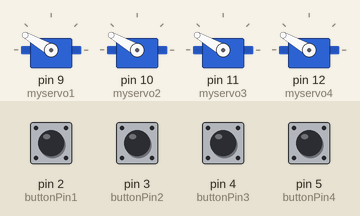
Simulated run of this sketch. Board: Arduino Uno, built with avr-gcc and run on an emulated ATmega328P. Shown: 4 × servo. The inputs (shaded band) are chosen by the test bench; at power-on: pin 2 (buttonPin1), pin 3 (buttonPin2), pin 4 (buttonPin3), pin 5 (buttonPin4) LOW.

Above: at 1.2 s.
1.3 s: pin 2 (buttonPin1) pulled HIGH for 0.15 s
At 1.39 s:
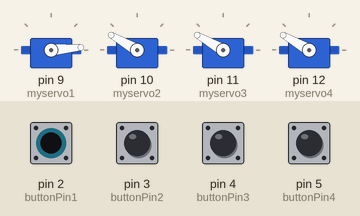
2.9 s: pin 3 (buttonPin2) pulled HIGH for 0.15 s
At 3.01 s:
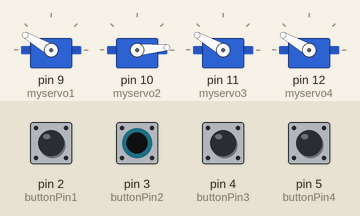
4.5 s: pin 4 (buttonPin3) pulled HIGH for 0.15 s
At 4.62 s:
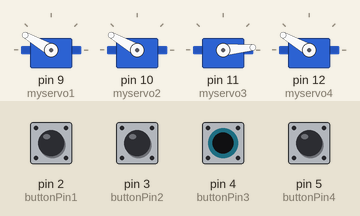
6.1 s: pin 5 (buttonPin4) pulled HIGH for 0.15 s
At 6.23 s:
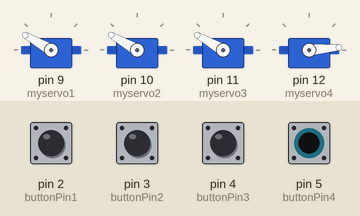
7.8 s: pin 2 (buttonPin1) driven HIGH and pin 3 (buttonPin2) driven HIGH
At 9.0 s:
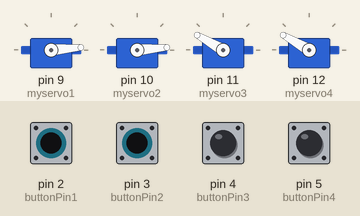
9.3 s: pin 4 (buttonPin3) pulled HIGH for 1 s
At 10.1 s:
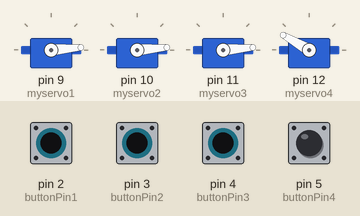
Timing chart, 0 to 12.3 s (numbered marks = the images above; inputs shaded):
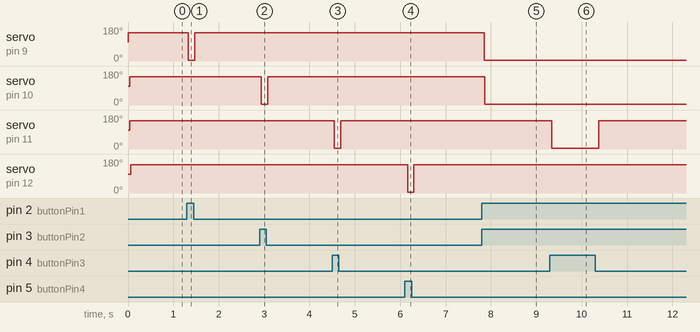

The sketch:

Useless_Box.ino
```cpp
/*                     HAZİRAN 2021 TALPAY
                           USELESSBOX
**********
  BAĞLANTI PİNLERİ:
  1 NOLU TOGGLE ANAHTAR 2 NOLU DİGİTAL PİNE
  2 NOLU TOGGLE ANAHTAR 3 NOLU DİGİTAL PİNE
  3 NOLU TOGGLE ANAHTAR 4 NOLU DİGİTAL PİNE
  4 NOLU TOGGLE ANAHTAR 5 NOLU DİGİTAL PİNE

  1 NOLU SERVO 9 NOLU DİGİTAL PİNE
  2 NOLU SERVO 10 NOLU DİGİTAL PİNE
  3 NOLU SERVO 11 NOLU DİGİTAL PİNE
  4 NOLU SERVO 12 NOLU DİGİTAL PİNE
**********
*/

#include <Servo.h>

const int  buttonPin1 = 2;
const int  buttonPin2 = 3;
const int  buttonPin3 = 4;
const int  buttonPin4 = 5;

int buttonState1 = 0;
int buttonState2 = 0;
int buttonState3 = 0;
int buttonState4 = 0;

int durum = 0;

Servo myservo1;
Servo myservo2;
Servo myservo3;
Servo myservo4;

int pos;
int derece_open = 150;
int derece_close = 5;
unsigned long eskizaman = 0;
unsigned long simdiki_zaman;

void setup()
{
  pinMode(buttonPin1, INPUT);
  pinMode(buttonPin2, INPUT);
  pinMode(buttonPin3, INPUT);
  pinMode(buttonPin4, INPUT);

  myservo1.attach(9);
  myservo2.attach(10);
  myservo3.attach(11);
  myservo4.attach(12);

  myservo1.write(100);
  myservo2.write(100);
  myservo3.write(100);
  myservo4.write(100);
}

void loop()
{
  buttonState1 = digitalRead(buttonPin1);
  buttonState2 = digitalRead(buttonPin2);
  buttonState3 = digitalRead(buttonPin3);
  buttonState4 = digitalRead(buttonPin4);

  unsigned long simdiki_zaman = millis();
  if (simdiki_zaman - eskizaman >= 10) {
    if (buttonState1 == HIGH) {
      myservo1.write(derece_close);
      delay(15);
    }

    if (buttonState1 == LOW) {
      myservo1.write(derece_open);
      delay(15);
    }

    if (buttonState2 == HIGH) {
      myservo2.write(derece_close);
      delay(15);
    }

    if (buttonState2 == LOW) {
      myservo2.write(derece_open);
      delay(15);
    }


    if (buttonState3 == HIGH) {
      myservo3.write(derece_close);
      delay(15);

    }

    if (buttonState3 == LOW) {
      myservo3.write(derece_open);
      delay(15);

    }

    if (buttonState4 == HIGH) {
      myservo4.write(derece_close);
      delay(15);
    }

    if (buttonState4 == LOW) {
      myservo4.write(derece_open);
      delay(15);
    }
    eskizaman = millis();
  }
}
```

Measured:
- after the input at 1.3 s, servo on pin 9 (myservo1): 150° → 5° at once, → 150° 0.14 s later
- after the input at 2.9 s, servo on pin 10 (myservo2): 150° → 5° at once, → 150° 0.14 s later
- after the input at 4.5 s, servo on pin 11 (myservo3): 150° → 5° after 0.05 s, → 150° 0.14 s later
- after the input at 6.1 s, servo on pin 12 (myservo4): 150° → 5° after 0.06 s, → 150° 0.14 s later
- after the input at 7.8 s, servo on pin 9 (myservo1): 150° → 5° after 0.05 s; servo on pin 10 (myservo2): 150° → 5° after 0.07 s
- after the input at 9.3 s, servo on pin 11 (myservo3): 150° → 5° at once, → 150° 1.0 s later
